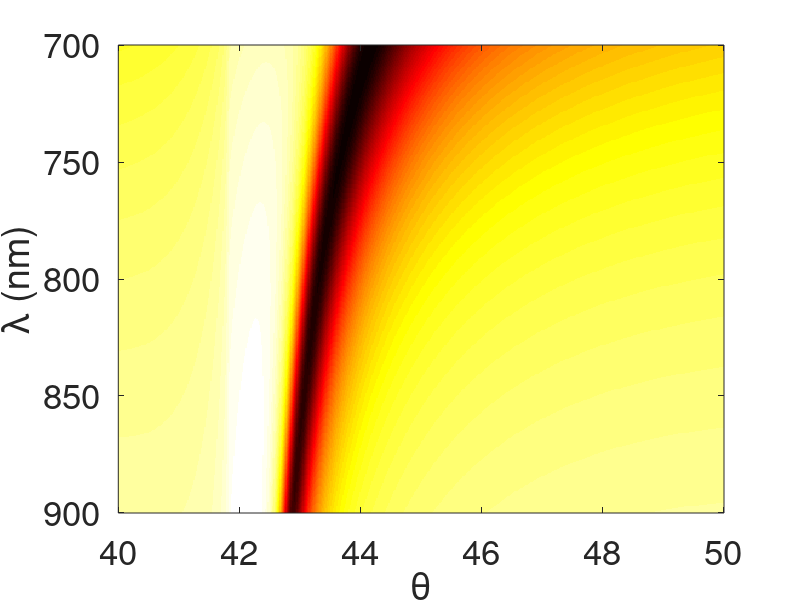
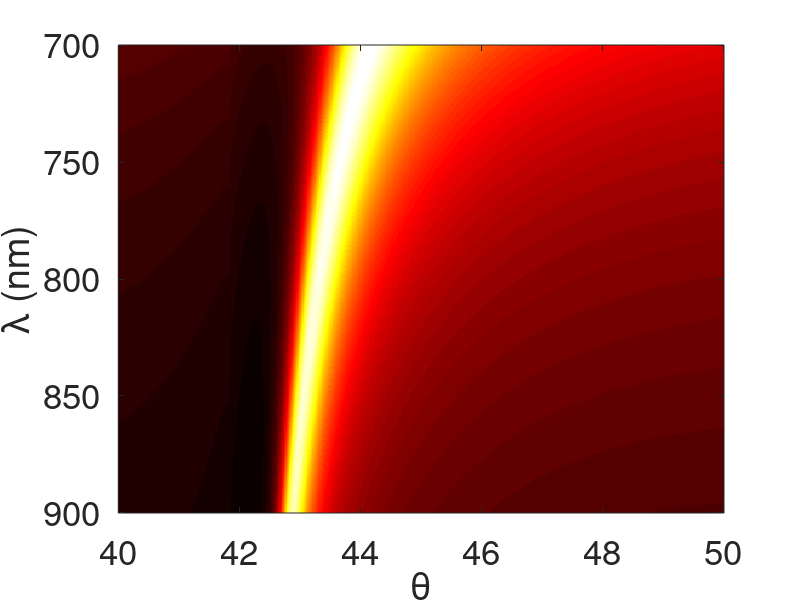
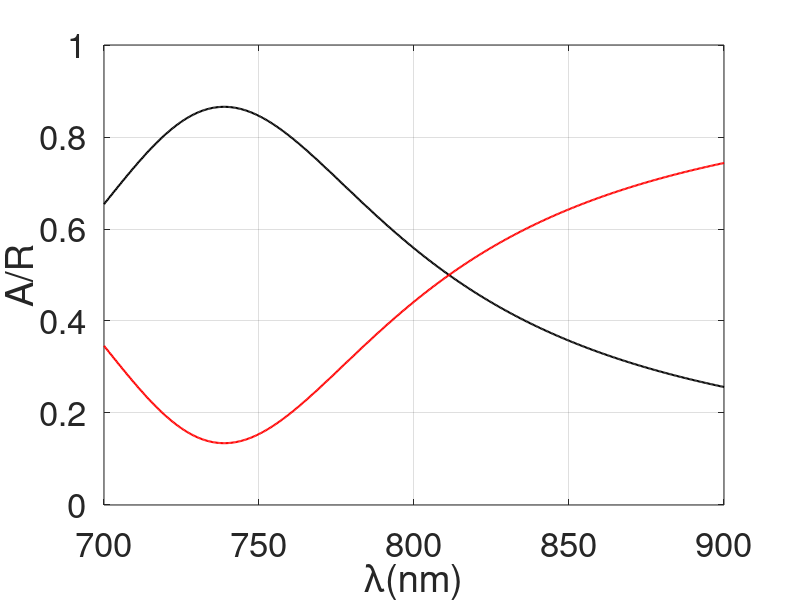

These figures' MATLAB source, in order:
clc;clear all;
load lambda_Au.mat % ellipsometry wavelength (nm)
load n_Au.mat % n of Au from ellipsometry measurement 
load k_Au.mat % k of Au from ellipsometry measurement 



%% First layer (glass)
% 
c = 3*10^8;
lambda = linspace(0.7,0.9,500)*1e-6;
k0 = 2*pi./lambda;
omg = c*2*pi./lambda;
THETA_ext_deg= linspace(40,50,500);  %(35:.1:55)';
THETA = THETA_ext_deg*(pi/180);





%% GOLD
%%%% q = 1.6*1e-19;
%%%% omgp = 5.8*q; % bulk plasma frequency of gold
%%%% omg = sqrt(omgp.^2+c.^2*k.^2);
% Gold epsilon before interpolation

[lambda_Au, ind_l] = unique(lambda_Au);
n_Au = n_Au(ind_l);
k_Au = k_Au(ind_l);
er1 = n_Au.^2 - k_Au.^2;
eI1 = 2.*n_Au.*k_Au;
% Gold epsilon After interpolation

nq_Au = interp1(lambda_Au*1e-3',n_Au',lambda*1e6); % both lambda should have the same unit
kq_Au = interp1(lambda_Au*1e-3',k_Au',lambda*1e6);
er_Au = nq_Au.^2 - kq_Au.^2;
eI_Au = 2.*nq_Au.*kq_Au;

%%
% prism
nprism = 1.5;
lambda = linspace(0.7,0.9,500)*1e-6; % nm
en(1) = 1.5; %prism first layer
ek(1) = 0; 

    er= en(1)^2-ek(1)^2;
    ei= 2*en(1)*ek(1);
    e(1)=complex(er,ei);
% Au layer
% en(2) = 0.38797; 
% ek(2) = 8.7971; 
for  jj =  1:size(lambda,2)%250 % (jj = 40,lambda=609) (jj = 250 ,lambda=1198)%1:size(lambda,2)


    
    e(2) = complex(er_Au(jj),eI_Au(jj));
    d(2) = 52*1e-9;
    
%%%% air
    en(3) = 1;
    ek(3) = 0;    
    er= en(3)^2-ek(3)^2;
    ei= 2*en(3)*ek(3);
    e(3)=complex(er,ei);

    %%%%% START

    for jtheta=1:length(THETA); 
          theta=THETA(jtheta);

        q1=sqrt(e(1)-en(1)^2*sin(theta)^2)/e(1);
        qn=sqrt(e(end)-en(1)^2*sin(theta)^2)/e(end);
        for j= 2:(length(e)-1)
            beta(:,jj)=(d(j)*2*pi/lambda(jj))*sqrt(e(j)-en(1)^2*sin(theta)^2);
            q=sqrt(e(j)-en(1)^2*sin(theta)^2)/e(j);
            em(j,1,1)=cos(beta(:,jj));
            em(j,1,2)=-1i*sin(beta(:,jj))/q;
            em(j,2,1)=-1i*sin(beta(:,jj))*q;
            em(j,2,2)=cos(beta(:,jj));
        end
        emtot=[1 0;
            0 1];
        for j=2:(length(e)-1)
            emtot1(:,:)=em(j,:,:);
            emtot=emtot*emtot1;
        end

        rp =((emtot(1,1)+emtot(1,2)*qn)*q1-(emtot(2,1)+emtot(2,2)*qn))/...
            ((emtot(1,1)+emtot(1,2)*qn)*q1+(emtot(2,1)+emtot(2,2)*qn));
        tp=2*q1/((emtot(1,1)+emtot(1,2)*qn)*q1+(emtot(2,1)+emtot(2,2)*qn));
        ref = rp*conj(rp);
        tra=(tp*conj(tp)/cos(theta))*en(1)*real(qn);
        TRA(jj,jtheta)=tra;
        REF(jj,jtheta)= ref;
        
  
        
    end

end
   omg = 2*pi*c./lambda;
   ABS = ones(size(REF)) - REF-TRA;
   figure;
   imagesc(THETA_ext_deg,lambda*10^9, REF); xlabel('\theta'); ylabel('\lambda (nm)');view(2); colormap hot; axis tight
   set (gca, 'fontsize',25) 
   
   figure;
   imagesc(THETA_ext_deg,lambda*10^9, ABS ); xlabel('\theta'); ylabel('\lambda (nm)');view(2); colormap hot; axis tight
   set (gca, 'fontsize',25)
   
   %%
[~,ind1]= max(ABS(101,:))
[~,ind2]= min(REF(101,:))

figure;
plot(lambda*10^9, ABS(:,ind1),'k','linewidth',1.5); hold on
plot(lambda*10^9, REF(:,ind1),'r','linewidth',1.5); hold on

xlabel('\lambda(nm)'); ylabel('A/R'); grid on
set (gca, 'fontsize',25)


   